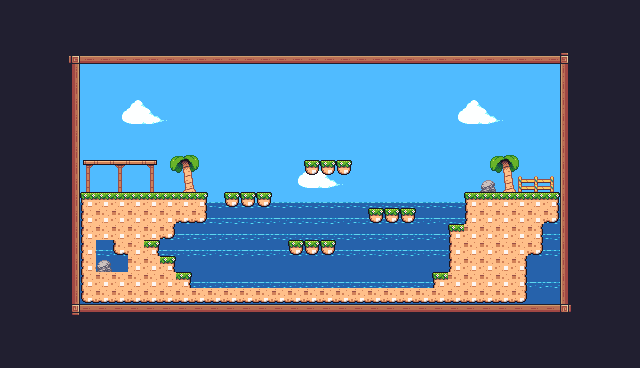

The image is a tile-based game level rendered from a .tmx file. Its description and source (layers, tilesets, objects; grid data summarised) follow:
An orthogonal 40x23 tile map with 16x16 px tiles, 7 tile layers (Tile Layer 1, Tile Layer 2, Tile Layer 3, Tile Layer 4, ...), 12 tilesets and 31 objects (5x Coins, 4x Platform, 2x Saw, Player, Checkpoint).

<map version="1.10" tiledversion="1.10.2" orientation="orthogonal" renderorder="right-down" width="40" height="23" tilewidth="16" tileheight="16" infinite="0" nextlayerid="11" nextobjectid="83">
 <tileset firstgid="1" source="General Terrain.tsx" />
 <tileset firstgid="243" source="Sky.tsx" />
 <tileset firstgid="477" source="Sky Complete.tsx" />
 <tileset firstgid="711" source="More Grassland.tsx" />
 <tileset firstgid="851" source="Extra Plants.tsx" />
 <tileset firstgid="901" source="Foreground.tsx" />
 <tileset firstgid="1135" source="Earth terrain.tsx" />
 <tileset firstgid="1305" source="Hills.tsx" />
 <tileset firstgid="1539" source="Big Mountain.tsx" />
 <tileset firstgid="1773" source="Water.tsx" />
 <tileset firstgid="1777" source="Water terrain.tsx" />
 <tileset firstgid="1947" source="Water entities.tsx" />
 <layer id="1" name="Tile Layer 1" width="40" height="23">
  <data>[920 cells, 920 non-empty, 230 distinct tile ids]</data>
 </layer>
 <layer id="2" name="Tile Layer 2" width="40" height="23">
  <data>[920 cells, 468 non-empty, 150 distinct tile ids]</data>
 </layer>
 <layer id="3" name="Tile Layer 3" width="40" height="23">
  <data>[920 cells, 510 non-empty, 42 distinct tile ids]</data>
 </layer>
 <layer id="4" name="Tile Layer 4" width="40" height="23">
  <data>[920 cells, 472 non-empty, 56 distinct tile ids]</data>
 </layer>
 <layer id="6" name="Tile Layer 5" width="40" height="23">
  <data>[920 cells, 459 non-empty, 75 distinct tile ids]</data>
 </layer>
 <layer id="7" name="Tile Layer 6" width="40" height="23">
  <data>[920 cells, 407 non-empty, 105 distinct tile ids]</data>
 </layer>
 <layer id="8" name="Tile Layer 7" width="40" height="23">
  <data>[920 cells, 473 non-empty, 30 distinct tile ids]</data>
 </layer>
 <objectgroup id="9" name="Spawnpoints">
  <object id="2" name="Player" type="Player" x="96" y="160" width="31.9228" height="31.4568" />
  <object id="5" name="Saw H" type="Saw" x="304" y="272" width="32" height="32">
   <properties>
    <property name="isVertical" type="bool" value="false" />
    <property name="offNeg" type="float" value="7" />
    <property name="offPos" type="float" value="6" />
   </properties>
  </object>
  <object id="6" name="Checkpoint" type="Checkpoint" x="496" y="128" width="64" height="64" />
  <object id="7" name="coin" type="Coins" x="240" y="176" width="16" height="16" />
  <object id="8" name="coin" type="Coins" x="320" y="144" width="16" height="16" />
  <object id="9" name="coin" type="Coins" x="384" y="192" width="16" height="16" />
  <object id="12" name="coin" type="Coins" x="176" y="256" width="16" height="16" />
  <object id="13" name="coin" type="Coins" x="304" y="224" width="16" height="16" />
  <object id="14" name="Saw V" type="Saw" x="176" y="80" width="32" height="32">
   <properties>
    <property name="isVertical" type="bool" value="true" />
    <property name="offNeg" type="float" value="1" />
    <property name="offPos" type="float" value="5" />
   </properties>
  </object>
 </objectgroup>
 <objectgroup id="10" name="Collisions">
  <object id="37" x="64" y="48" width="496" height="16" />
  <object id="38" x="80" y="304" width="496" height="16" />
  <object id="40" x="64" y="64" width="16" height="256" />
  <object id="42" x="560" y="48" width="16" height="256" />
  <object id="52" type="Platform" x="288" y="240" width="48" height="16" />
  <object id="53" type="Platform" x="304" y="160" width="48" height="16" />
  <object id="54" type="Platform" x="368" y="208" width="48" height="16" />
  <object id="55" type="Platform" x="224" y="192" width="48" height="16" />
  <object id="69" x="80" y="192" width="128" height="32" />
  <object id="70" x="80" y="224" width="96" height="16" />
  <object id="71" x="112" y="240" width="48" height="16" />
  <object id="72" x="80" y="240" width="16" height="64" />
  <object id="73" x="96" y="272" width="32" height="32" />
  <object id="74" x="128" y="256" width="48" height="48" />
  <object id="75" x="176" y="272" width="16" height="32" />
  <object id="76" x="192" y="288" width="240" height="16" />
  <object id="77" x="432" y="272" width="16" height="32" />
  <object id="78" x="448" y="224" width="16" height="80" />
  <object id="79" x="464" y="192" width="64" height="112" />
  <object id="80" x="528" y="192" width="16" height="64" />
  <object id="81" x="544" y="192" width="16" height="32" />
  <object id="82" x="96" y="256" width="16" height="16" />
 </objectgroup>
</map>
